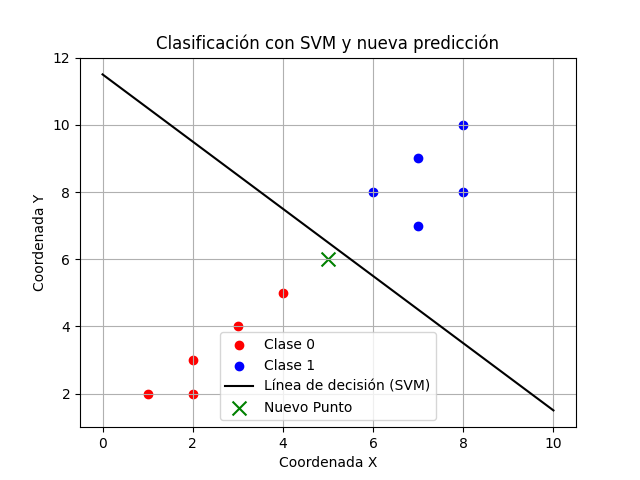

Write the Python code that produced this figure.
# SVM: Support Vector Machines
import numpy as np
import matplotlib.pyplot as plt
import sklearn.svm

# 1. Crear datos de ejemplo
X1 = np.array([[2, 3], [3, 4], [4, 5], [1, 2], [2, 2]])         # Clase 1
y1 = [0, 0, 0, 0, 0]                                            # Etiqueta 0 para clase 1

X2 = np.array([[6, 8], [7, 9], [8, 10], [7, 7], [8, 8]])        # Clase 2

X = np.vstack((X1, X2))                                         # Combinar datos de ambas clases
y = [0] * len(X1) + [1] * len(X2)                               # Etiqueta 1 para clase 2

# 2. Crear el clasificador SVM
clf = sklearn.svm.SVC(kernel='linear')
clf.fit(X, y)                                                   # Entrenar el modelo con los datos

# 3. Graficar los puntos de datos y la línea de decisión
plt.scatter(X1[:, 0], X1[:, 1], color='red', label='Clase 0')   # Puntos de la clase 1
plt.scatter(X2[:, 0], X2[:, 1], color='blue', label='Clase 1')  # Puntos de la clase 2

# 4. Trazar la línea de decisión
w = clf.coef_[0]
a = -w[0] / w[1]                                                # Pendiente de la línea
xx = np.linspace(0, 10)                                         # Rango de valores de x
yy = a * xx - (clf.intercept_[0] / w[1])                        # Calcular los valores de y en la línea de decisión
plt.plot(xx, yy, 'k-', label='Línea de decisión (SVM)')

# 5. Nueva coordenada para predecir
new_point = np.array([[5, 6]])                                  # Coordenada para predecir diferentes puntos
predicted_class = clf.predict(new_point)                        # Realizar predicción
print(f"La nueva coordenada {new_point} pertenece a la clase {predicted_class[0]}")

# 6. Graficar la nueva coordenada en el gráfico
plt.scatter(new_point[0, 0], new_point[0, 1], color='green', marker='x', s=100, label='Nuevo Punto')
plt.xlabel('Coordenada X')
plt.ylabel('Coordenada Y')
plt.title('Clasificación con SVM y nueva predicción')
plt.legend()
plt.grid(True)
plt.show()
